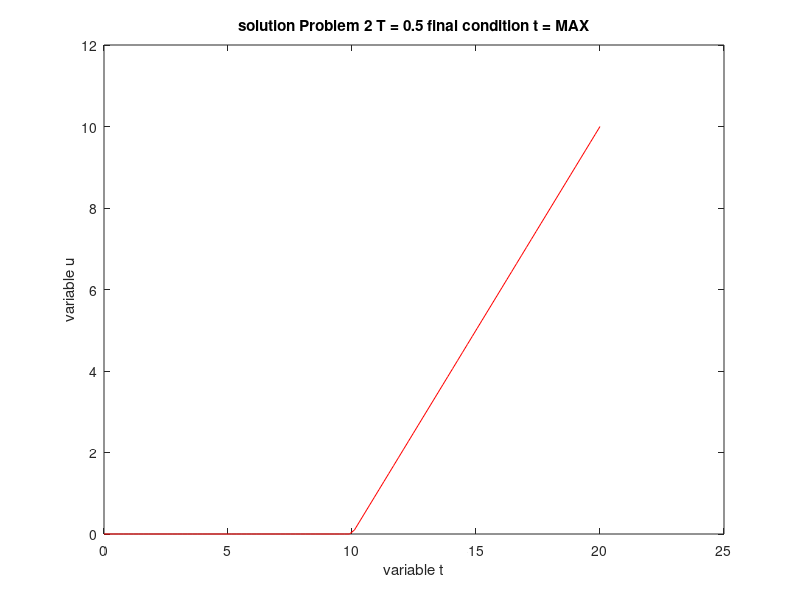
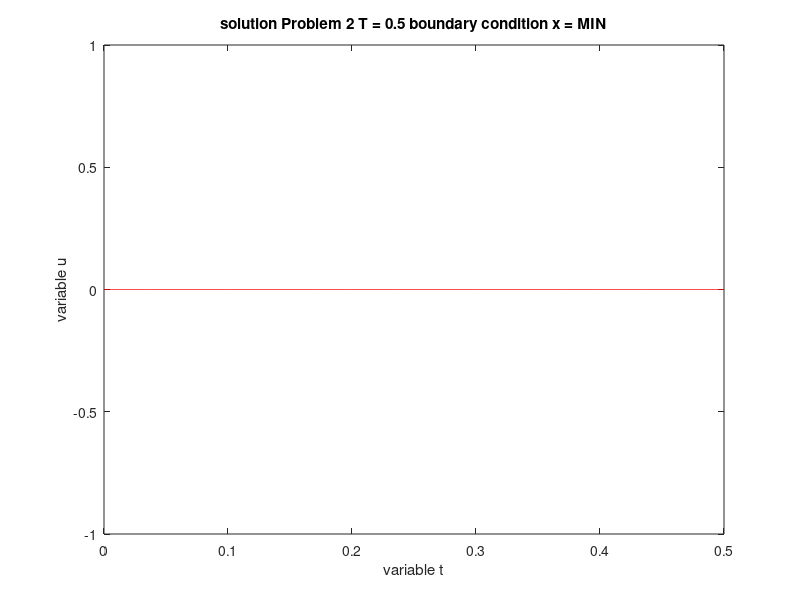
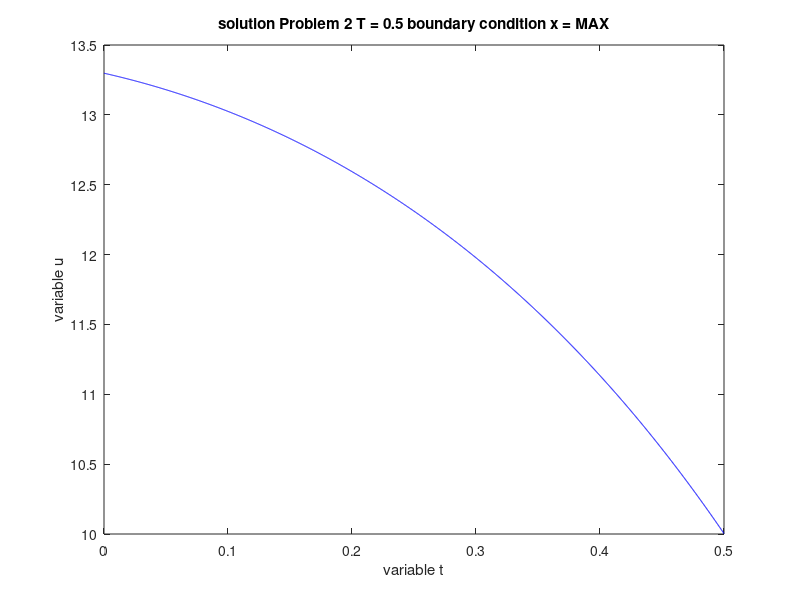
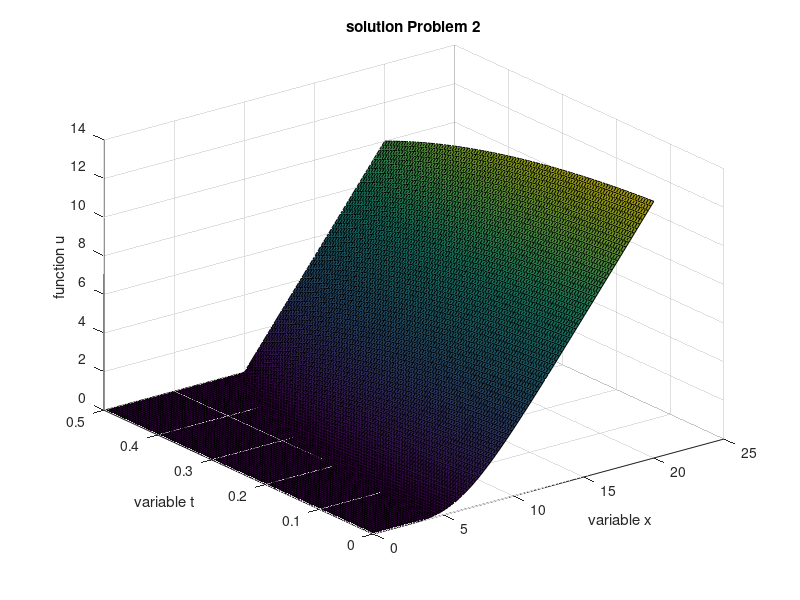

These figures' MATLAB source, in order: (Note: this script raises an error after producing the figures.)
x_0 = 0;  x_f = 20; %interval for x
t_0 = 0;  t_f = 0.5;  % interval for t 
sigma = 0.5;
r_0 = 0.3; theta = 2;
K = 10;

discretization_num_x = 100; % number of discretization 
discretization_num_t = 1999; % number of discretization
delta_x = (x_f - x_0)/(discretization_num_x+1); % delta x
delta_t = (t_f - t_0)/(discretization_num_t+1); % delta y

% definition of the x-values on axis
x(1) = x_0;
for q = 2:discretization_num_x + 2
    x(q) = x(q-1) + delta_x;   
end;

% definition of the t-values on axis
t(1) = t_0;
for q = 2:discretization_num_t + 2
    t(q) = t(q-1) + delta_t; 
end;


% Final bs-condition definition
for i = 1:discretization_num_x + 2;
    u(discretization_num_t+2,i) = max(x(i)-K,0); % g(x) function. Go through all values of u for given t = t_0
end;
figure; plot(x, u(discretization_num_t+2,:), 'r'); xlabel('variable t'); ylabel('variable u'); title('solution Problem 2 T = 0.5 final condition t = MAX');

% Creation of vector of r(t)

for n = 1:discretization_num_t+2
    r(n) = r_0 + theta*(t(n));
end;

% dirichlet boundaries
for n = 1:discretization_num_t + 2;
   u(n,1) = 0;  % Go through all values of u for given x = x_0
   u(n,discretization_num_x + 2) = x_f-K*exp(-sum(r(n:end).*delta_t));
end;
figure; plot(t,u(:,1),'r');  xlabel('variable t'); ylabel('variable u'); title('solution Problem 2 T = 0.5 boundary condition x = MIN'); 
figure; plot(t,u(:,discretization_num_x + 2), 'b'); xlabel('variable t'); ylabel('variable u'); title('solution Problem 2 T = 0.5 boundary condition x = MAX');


% till this moment we have defined u(1,:), u(:,1), u(:,end) (defining all
% the surface including boundary conditions implementation - discretized)
for n = discretization_num_t+2:-1:2
    for i = 2:discretization_num_x + 1
        u(n-1,i) = u(n,i)-delta_t*r(n)*u(n,i)+(delta_t/(2*delta_x))*r(n)*x(i)*(u(n,i+1)-u(n,i-1))+(delta_t/(2*delta_x^2))*(sigma^2)*(x(i)^2)*(u(n,i+1)-2*u(n,i)+u(n,i-1));
    end; 
end;
  

%plotting and normalizing vectors
for j=1:101                      
    W(j,:) = u(20*(j-1)+1,:);
    tnew(j) = t(20*(j-1)+1);
end;


%tnew = (1:101)*t/(101);
figure;
surfl(x,tnew,W,'light'); xlabel('variable x'); ylabel('variable t'); zlabel('function u'); title('solution Problem 2');   

figure; plot(x,u(1,:)); xlabel('variable x'); ylabel('variable t'); zlabel('function u'); title('u(t,x) when t = 0'); 
figure; plot(x,u((discretization_num_t+1)/2,:)); xlabel('variable x'); ylabel('variable t'); zlabel('function u'); title('u(t,x) when t = T/2'); 
figure; plot(x,u(discretization_num_t+2,:)); xlabel('variable x'); ylabel('variable t'); zlabel('function u'); title('u(t,x) when t = T'); 

answer_7 = showsolutionInPoint(14, t_f/2, u, x_0, delta_x, t_0, delta_t);
display(answer_7);